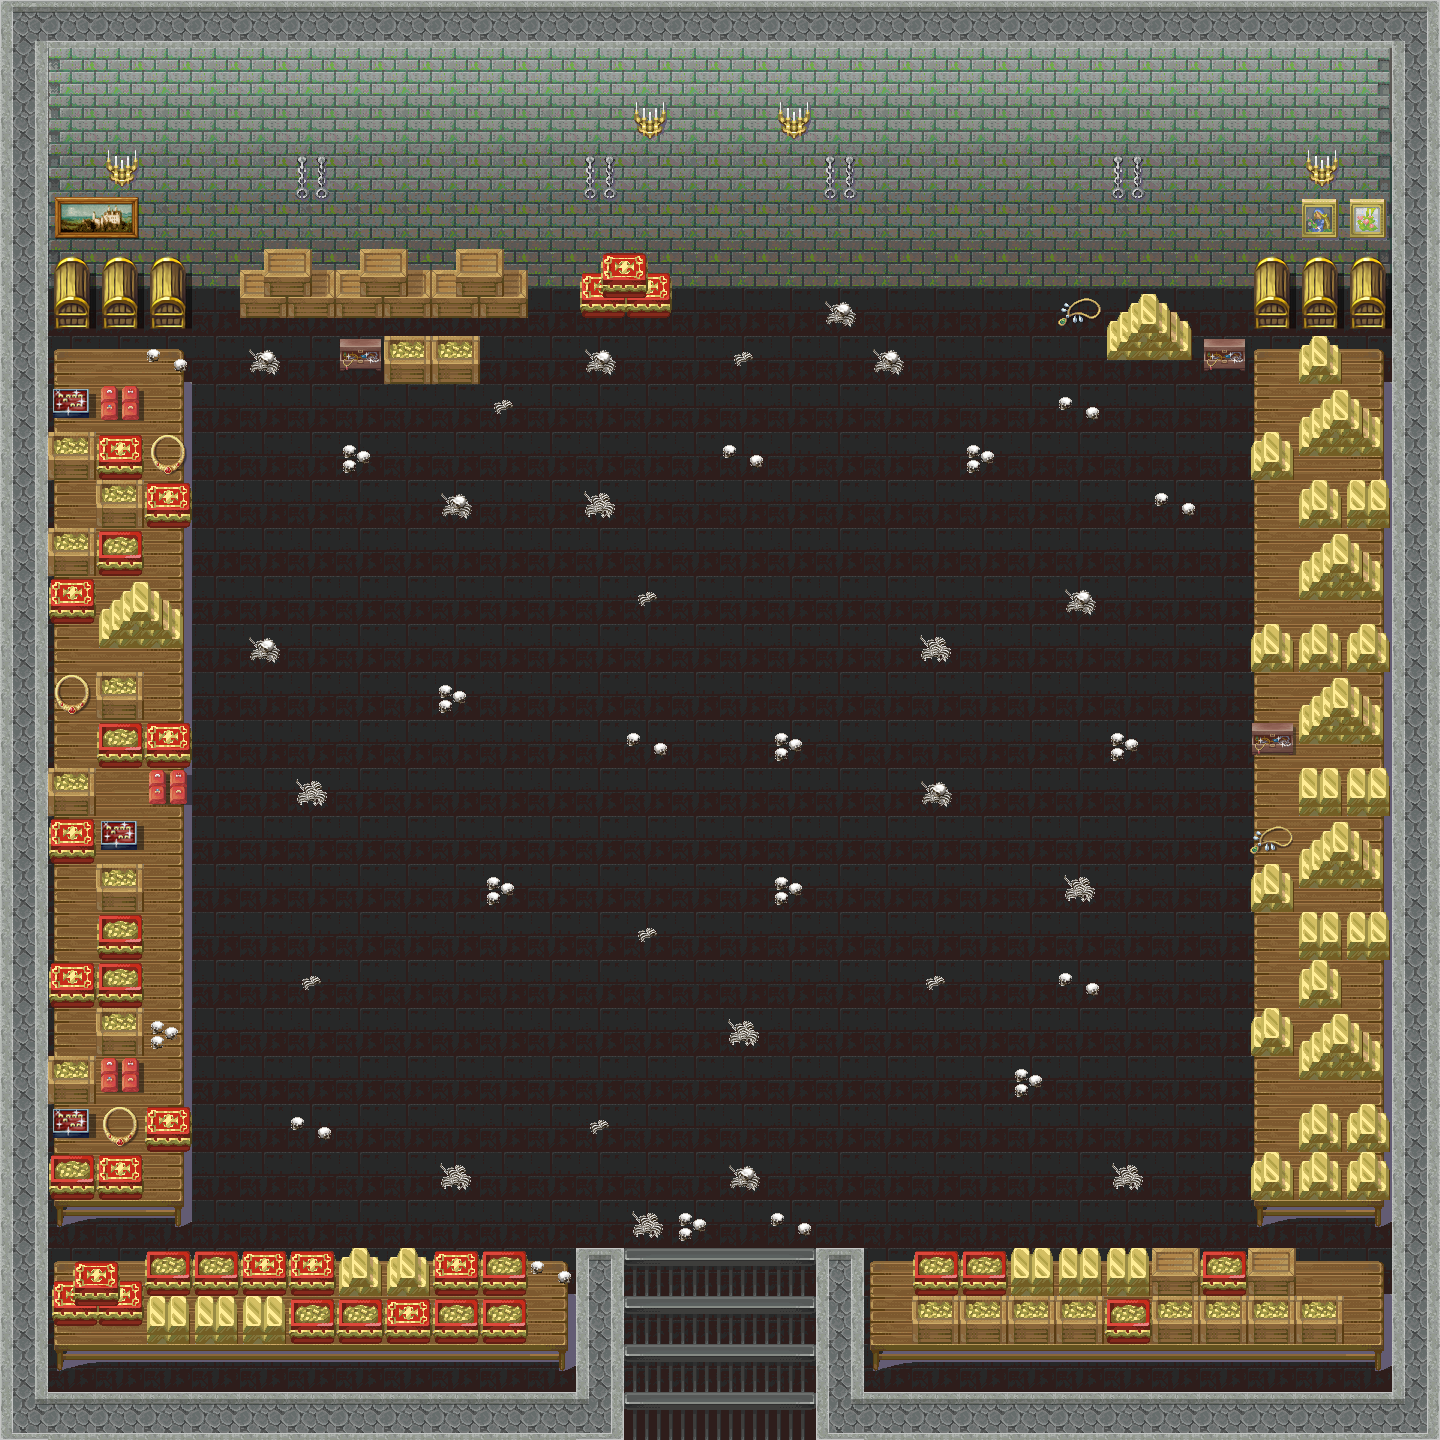

A 2D game scene composited from a Tiled map and its tileset images. What follows is a short description and the map's XML, with each tile layer's data collapsed to a summary:
An orthogonal 30x30 tile map with 48x48 px tiles, 3 tile layers (Слой тайлов 1, Слой тайлов 2, Слой тайлов 3) and 12 objects (10x solid, Npc, player).

<map version="1.8" tiledversion="1.8.4" orientation="orthogonal" renderorder="right-down" width="30" height="30" tilewidth="48" tileheight="48" infinite="0" nextlayerid="5" nextobjectid="13">
 <tileset firstgid="1" source="Tailset0.tsx" />
 <layer id="1" name="Слой тайлов 1" width="30" height="30">
  <data>[900 cells, 900 non-empty, 9 distinct tile ids]</data>
 </layer>
 <layer id="2" name="Слой тайлов 2" width="30" height="30">
  <data>[900 cells, 341 non-empty, 32 distinct tile ids]</data>
 </layer>
 <layer id="3" name="Слой тайлов 3" width="30" height="30">
  <data>[900 cells, 203 non-empty, 37 distinct tile ids]</data>
 </layer>
 <objectgroup id="4" name="Слой объектов 1">
  <object id="1" name="Teodor2" type="Npc" x="674" y="603.333" width="100" height="100" />
  <object id="2" type="solid" x="2.66667" y="1.33333" width="1429.33" height="282.667" />
  <object id="3" type="solid" x="52" y="285.333" width="617.333" height="41.3333" />
  <object id="4" type="solid" x="339.333" y="338.667" width="136.667" height="44" />
  <object id="5" type="solid" x="2.66667" y="286.667" width="42" height="1148" />
  <object id="6" type="solid" x="48" y="1392" width="1388.67" height="45.3333" />
  <object id="7" type="solid" x="1393.33" y="288" width="43.3333" height="1100.67" />
  <object id="8" type="solid" x="1103.33" y="285.667" width="285" height="78.3333" />
  <object id="9" type="solid" x="1254.33" y="364.667" width="134.667" height="863" />
  <object id="10" type="solid" x="49.3333" y="1251.33" width="1333" height="136" />
  <object id="11" type="solid" x="50.6667" y="350" width="138.667" height="878.667" />
  <object id="12" name="player" x="661.333" y="1108" width="100" height="100" />
 </objectgroup>
</map>
